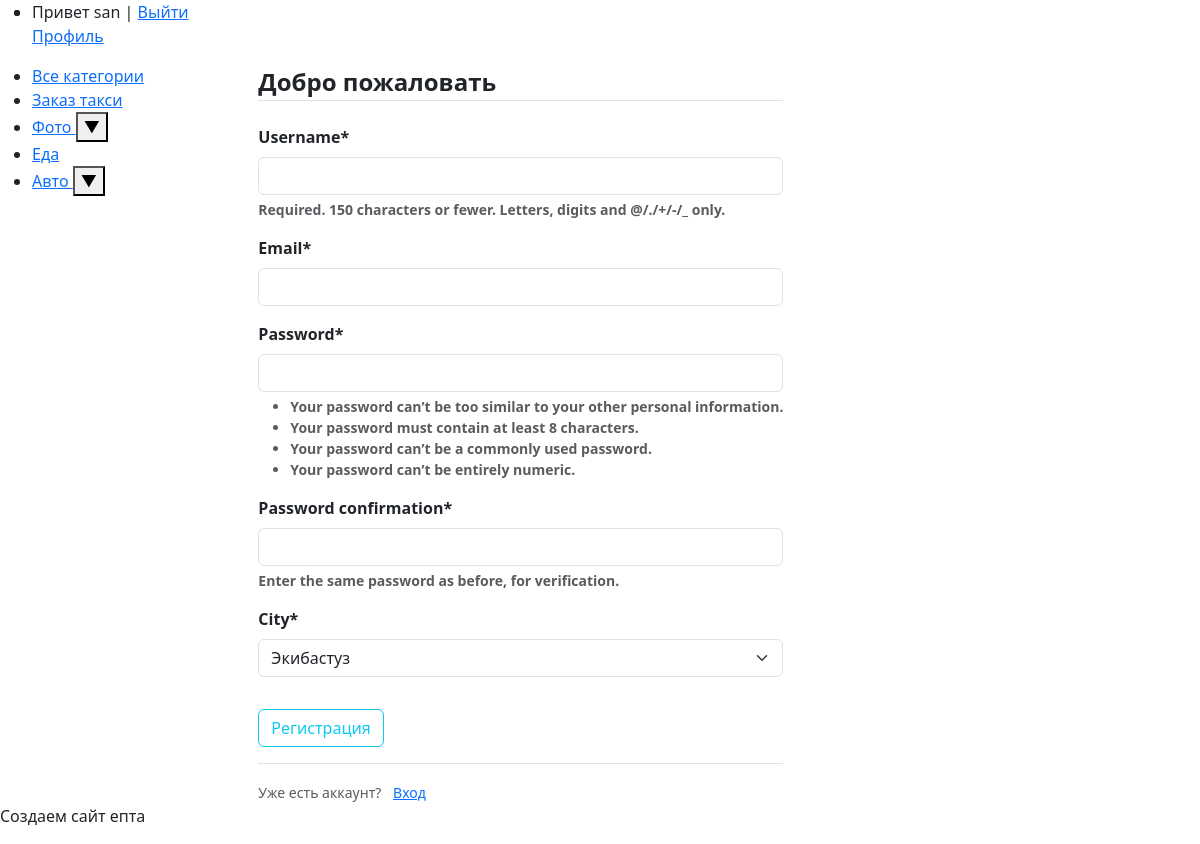
Screenshot of /register/ (signed in) with the database file from the repository.
### Blog/models.py (models this page shows, shortened)
class Category(MPTTModel):
    objects = models.Manager()
    name = models.CharField(max_length=100, db_index=True, verbose_name="Категория")
    slug = models.SlugField(max_length=255, unique=True, db_index=True, verbose_name="Slug")
    parent = TreeForeignKey('self', on_delete=models.CASCADE, null=True, blank=True, related_name='children')
    level = models.PositiveIntegerField(default=0)  # Define the default value for the 'level' field
    lft = models.PositiveIntegerField(default=0)  # Определите значение по умолчанию для поля 'lft'
    rght = models.PositiveIntegerField(default=0)  # Определите значение по умолчанию для поля 'rght'
    class MPTTMeta:
        order_insertion_by = ['name']
    class Meta:
        verbose_name = 'Категория'
        verbose_name_plural = 'Категории'
        ordering = ['id']

### users/views.py (the view)
# urls.py: path('register/', user_views.register, name='register'),
def register(request):
    if request.method == 'POST':
        form = UserRegisterForm(request.POST)
        if form.is_valid():
            username = form.cleaned_data.get('username')
            city = form.cleaned_data.get('city')
            if User.objects.filter(username=username).exists():
                return render(request, 'register.html', {'form': form, 'error_message': 'Уже есть такой пользователь'})
            user = form.save()
            profile, created = Profile.objects.get_or_create(user=user)
            if created:
                profile.city = city
                profile.save()
            login(request, user)
            messages.success(request, f'Ваш аккаунт создан.')
            return redirect('home')
    else:
        form = UserRegisterForm()
    return render(request, 'users/register.html', {'form': form, 'city_choices': CITY_CHOICES})

### users/forms.py
class UserRegisterForm(UserCreationForm):
    email = forms.EmailField()
    city = forms.ChoiceField(choices=CITY_CHOICES)
    class Meta:
        model = User
        fields = ['username', 'email', 'password1', 'password2', 'city']

### Blog/templatetags/blog_tags.py (called while the page is built)
@register.inclusion_tag('blog/list_categories.html')
def show_categories(sort=None, cat_selected=0):
    if not sort:
        top_categories = Category.objects.filter(parent__isnull=True)
    else:
        top_categories = Category.objects.filter(parent__isnull=True).order_by(sort)
    def get_child_categories(category):
        child_categories = category.children.all()
        for child_category in child_categories:
            child_category.child_categories = get_child_categories(child_category)
        return child_categories
    for category in top_categories:
        category.child_categories = get_child_categories(category)
    return {"cats": top_categories, "cat_selected": cat_selected}

### users/templates/users/register.html (shortened to what this page needs)
{% extends "users/base.html" %}
{% load crispy_forms_tags %}
{% load custom_tags %}
{% block content %}
<table border=0 cellpadding="0" cellspacing="0">
    <tr>
        <th>
             <div class="content-section">
        <form method="POST">
            <fieldset class="form-group">
                <legend class="border-bottom mb-4">Добро пожаловать</legend>
                {{ form|crispy }}
            </fieldset>
            <div class="form-group">
                <button class="btn btn-outline-info" type="submit">Регистрация</button>
            </div>
        </form>
        <div class="border-top pt-3">
            <small class="text-muted">
                Уже есть аккаунт? <a class="ml-2" href="#">Вход</a>
            </small>
        </div>
    </div>
        </th>
    </tr>
</table>
{% endblock content %}

### users/templates/users/base.html (shortened to what this page needs)
{% load static %}
{% load blog_tags %}
{% load custom_tags %}
{% load crispy_forms_tags %}
<!DOCTYPE html>
<html>
<head>
    <link type="text/css" href="{% static 'users/css/styles.css' %}" rel="stylesheet"/>
    <link rel="stylesheet" href="https://stackpath.bootstrapcdn.com/bootstrap/4.1.3/css/bootstrap.min.css"
>
    <link rel="stylesheet" href="https://maxcdn.bootstrapcdn.com/bootstrap/4.0.0/css/bootstrap.min.css"
>
    <link href='https://unpkg.com/boxicons@2.1.2/css/boxicons.min.css' rel='stylesheet'>
    <link rel="stylesheet" href="https://cdn.jsdelivr.net/npm/bootstrap@5.3.0/dist/css/bootstrap.min.css">
</head>
<body>
<table class="table-page" border=0 cellpadding="0" cellspacing="0">
    <tr>
        <td valign=top>
            {% block mainmenu %}
            <div class="header">
                <ul id="mainmenu" class="mainmenu">
                    {% if request.user.is_authenticated %}
                    <li class="last"> Привет {{user.username}} | <a href="{% url 'logout' %}">Выйти</a></li>
                     <a href="{% url 'profile' user.id %}">Профиль</a>
                    {% else %}
                    <li class="last"><a href="{% url 'register' %}">Регистрация</a> | <a
                            href="{% url 'login' %}">Войти</a></li>
                    {% endif %}
                </ul>
            </div>
            {% endblock mainmenu %}
            <table class="table-content" border=0 cellpadding="0" cellspacing="0">
                <tr>
                    <td valign="top" class="left-chapters">
                        <ul id="leftchapters">
                            <li><a href="{% url 'home' %}">Все категории</a></li>
                            <li><a href="{% url 'taxihome' %}">Заказ такси</a></li>
                            {% show_categories '-name' cat_selected%}
                        </ul>
                    </td>
                    <td valign="top">
                        <div>
                            {% block content %}
                            {% endblock %}
                        </div>
                    </td>
                </tr>
            </table>
        </td>
    </tr>
    <tr>
        <td valign=top>
            <div id="footer">
                <p>Создаем сайт епта</p>
            </div>
        </td>
    </tr>
</table>
</body>
</html>

### Blog/templates/blog/list_categories.html (shortened to what this page needs)
 {% for category in cats %}
    <li>
      <a href="{% url 'category' category.slug %}" {% if category.pk == cat_selected %} class="selected"{% endif %}>
        {{ category.name }}
      </a>
      {% if category.child_categories %}
        <button class="toggle-btn" data-target="children-list-{{ category.pk }}">
          &#x25BC;
        </button>
      {% endif %}
    </li>
  {% endfor %}

### users/static/users/css/styles.css (style rules this page uses)
html, body { font-family: 'Arial'; margin: 0; padding: 0; height: 100%; width: 100%; color: #444; }
a { color: #0059b2; text-decoration: none; }
.table-content { width: 100%; min-height: 70%; height: 70%; }
.table-page { width: 100%; height: 100%; vertical-align: top; }
.form-label { display: inline-block; min-width: 150px; vertical-align: top; }

### rows the page displays
Category: name "Фото"
Category: name "Еда"
Category: name "Авто"

### other values shown
{{ user.username }} "san"
